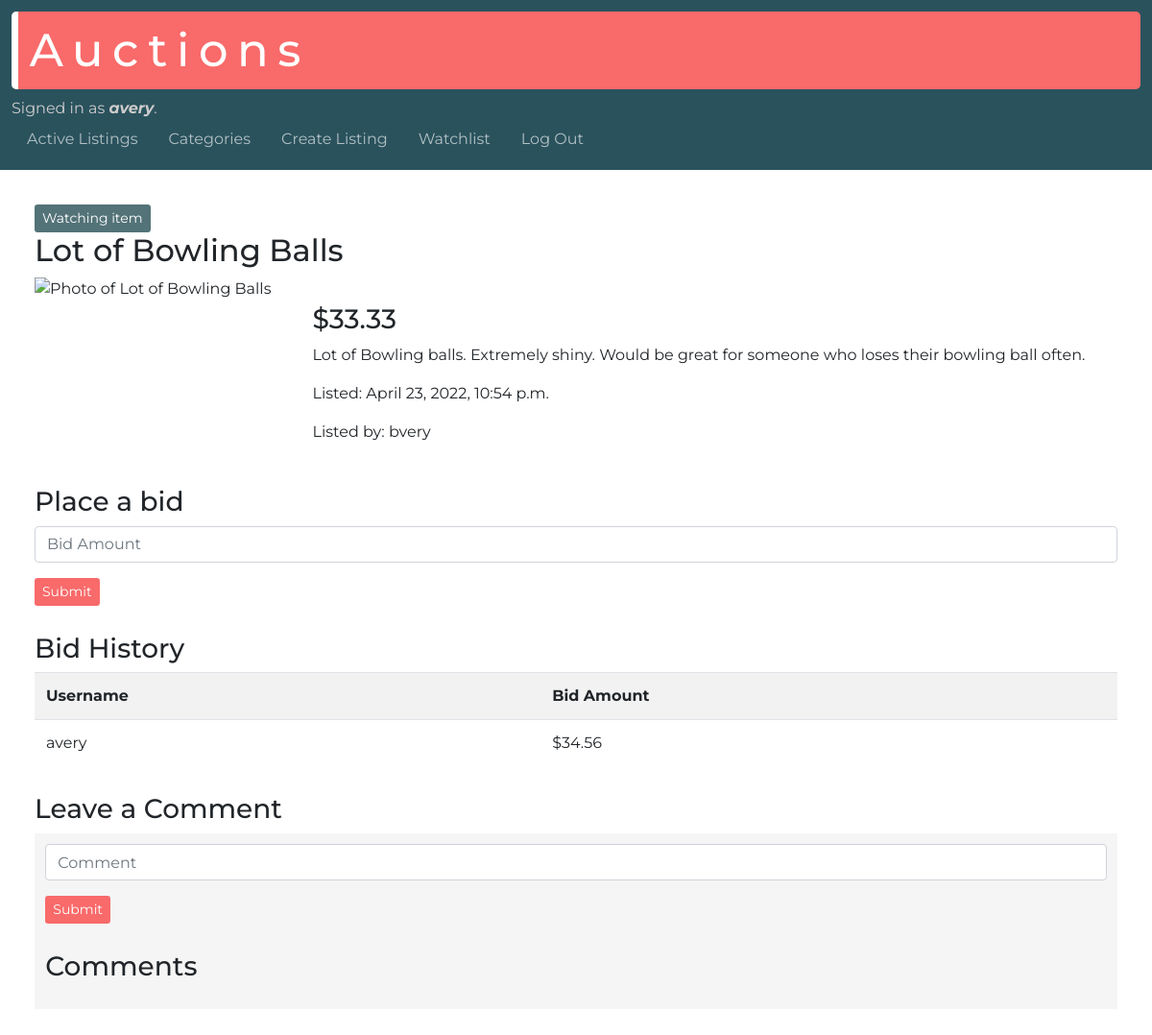
The page /listing/12 (signed in) on the database its author committed.
### auctions/models.py (models this page shows, shortened)
class User(AbstractUser):
  watchlist = models.ManyToManyField('Listing', blank=True, related_name="watched")

class Listing(models.Model):
  user = models.ForeignKey(User, on_delete=models.CASCADE, related_name="listings")
  title = models.CharField(max_length=64)
  price = models.DecimalField(max_digits=8, decimal_places=2)
  description = models.TextField(max_length=256)
  date = models.DateTimeField(auto_now_add=True)
  photo = models.URLField(max_length=200, blank=True)
  category = models.CharField(max_length=32, blank=True)
  status = models.BooleanField(default=True)

class Bid(models.Model):
  listing = models.ForeignKey(Listing, on_delete=models.CASCADE, related_name="bids")
  price = models.DecimalField(max_digits=8, decimal_places=2)
  bidder = models.ForeignKey(User, on_delete=models.CASCADE)

### auctions/views.py (the view)
# urls.py: path("listing/<int:listing_id>", views.listing, name="listing"),
def listing(request, listing_id):
  listing = Listing.objects.get(pk=listing_id)
  bids = listing.bids.all()
  user = request.user
  listing_creator = listing.user
  comments = listing.comments.all()
  if request.user.is_authenticated:
    if user.watchlist.filter(pk=listing_id):
      watchlist_message = "Watching item"
    else:
      watchlist_message = "Not watching item"
    if user == listing_creator:
      user_is_creator = True
    else:
      user_is_creator = False
    if bids:
      max_bid = bids.latest('price')
    else:
      max_bid = None
    return render(request, "auctions/listing.html", {
      "listing": listing,
      "watchlist_message": watchlist_message,
      "bids": bids,
      "comments": comments,
      "user_is_creator": user_is_creator,
      "max_bid": max_bid
    })
  else:
    return render(request, "auctions/listing.html", {
      "listing": listing
    })

### auctions/templates/auctions/listing.html (shortened to what this page needs)
{% extends "auctions/layout.html" %}
{% block body %}
    {% if user.is_authenticated %}
      <form action="{% url 'add-remove-watchlist' listing.id %}" method="POST">
        <input type="submit" value="{{ watchlist_message }}" class="btn btn-sm btn-primary watchlist-button">
      </form>
    {% endif %}
    <h2>{{ listing.title }}</h2>
    <div class="row listing-container">
      <div class="col-md-3">
        <img src="{{ listing.photo }}" alt="Photo of {{ listing.title }}" class="img-small">
      </div>
      <div class="col-md-9">
        <h3>${{ listing.price }}</h3>
        <p>{{ listing.description }}</p>
        <p>Listed: {{ listing.date }}</p>
        <p>Listed by: {{ listing.user.username }}</p>
      </div>
    </div>
    {% if user.is_authenticated %}
      {% if listing.status and not user_is_creator %}
        <h3>Place a bid</h3>
        <form action="{% url 'bid' listing.id %}" method="POST">
          <div class="form-group">
            <input type="number" step="0.01" required name="price" class="form-control" placeholder="Bid Amount">
          </div>
          <input type="submit" value="Submit" class="btn btn-sm btn-primary">
        </form>
      {% endif %}
      <h3>Bid History</h3>
      <table class="table table-striped">
        <tr>
          <th>Username</th>
          <th>Bid Amount</th>
        </tr>
      {% for bid in bids %}
        <tr>
          <td>{{ bid.bidder.username }}</td>
          <td>${{ bid.price }}</td>
        </tr>
      {% endfor %}
      </table>
      <h3>Leave a Comment</h3>
      <div class="comment-section">
      <form action="{% url 'comment' listing.id %}" method="POST">
        <div class="form-group">
          <input type="text" required name="comment_text" class="form-control" placeholder="Comment">
        </div>
        <input type="submit" value="Submit" class="btn btn-sm btn-primary">
      </form>
      <h3>Comments</h3>
      </div>
    {% endif %}
{% endblock %}

### auctions/templates/auctions/layout.html (shortened to what this page needs)
{% load static %}
<!DOCTYPE html>
<html lang="en">
    <head>
        <link rel="stylesheet" href="https://stackpath.bootstrapcdn.com/bootstrap/4.4.1/css/bootstrap.min.css">
        <link href="{% static 'auctions/styles.css' %}" rel="stylesheet">
    </head>
    <body>
      <header>
        <h1>Auctions</h1>
        <div class="authentication-message">
            {% if user.is_authenticated %}
                Signed in as <strong class="italic">{{ user.username }}</strong>.
            {% else %}
                Not signed in.
            {% endif %}
        </div>
        <ul class="nav">
            <li class="nav-item">
                <a class="nav-link" href="{% url 'index' %}">Active Listings</a>
            </li>
            <li class="nav-item">
              <a class="nav-link" href="{% url 'listing-categories' %}">Categories</a>
            </li>
            {% if user.is_authenticated %}
                <li class="nav-item">
                    <a class="nav-link" href="{% url 'create-listing' %}">Create Listing</a>
                </li>
                <li class="nav-item">
                  <a class="nav-link" href="{% url 'watchlist' %}">Watchlist</a>
                </li>
                <li class="nav-item">
                    <a class="nav-link" href="{% url 'logout' %}">Log Out</a>
                </li>
            {% endif %}
        </ul>
      </header>
      <main>
        {% block body %}
        {% endblock %}
      </main>
    </body>
</html>

### auctions/static/auctions/styles.css (style rules this page uses)
body { font-family: 'Montserrat', sans-serif; }
header { padding: 1%; background-color: #2a525d; }
main { padding: 3%; }
h1, h2 { font-weight: 500; }
h1 { font-size: 3em; letter-spacing: .2em; color: #ffffff; background-color: #f96a6a; padding: 1%; border-left: solid 7px #ffffff; border-radius: 5px; }
h3 { margin-top: 1em; }
.img-small { width: 100%; }
.authentication-message { color: #cdcccc; }
.italic { font-style: italic; }
li { list-style-type: none; }
ul.nav a { color: #b1c0c3; }
h3 a, li a, p a { color: #f96a6a; }
.btn-primary { background-color: #f96a6a; border: none; }
.watchlist-button { background-color: #537378; }
div.comment-section { background-color: rgb(245, 245, 245); padding: 1%; }

### rows shown on the page
User: username "avery"
Listing: title "Lot of Bowling Balls", price "33.33", description "Lot of Bowling balls. Extremely shiny. Would be great for someone who loses their bowling ball often.", date "April 23, 2022, 10:54 p.m.", user.username "bvery"
Bid: bidder.username "avery", price "34.56"
